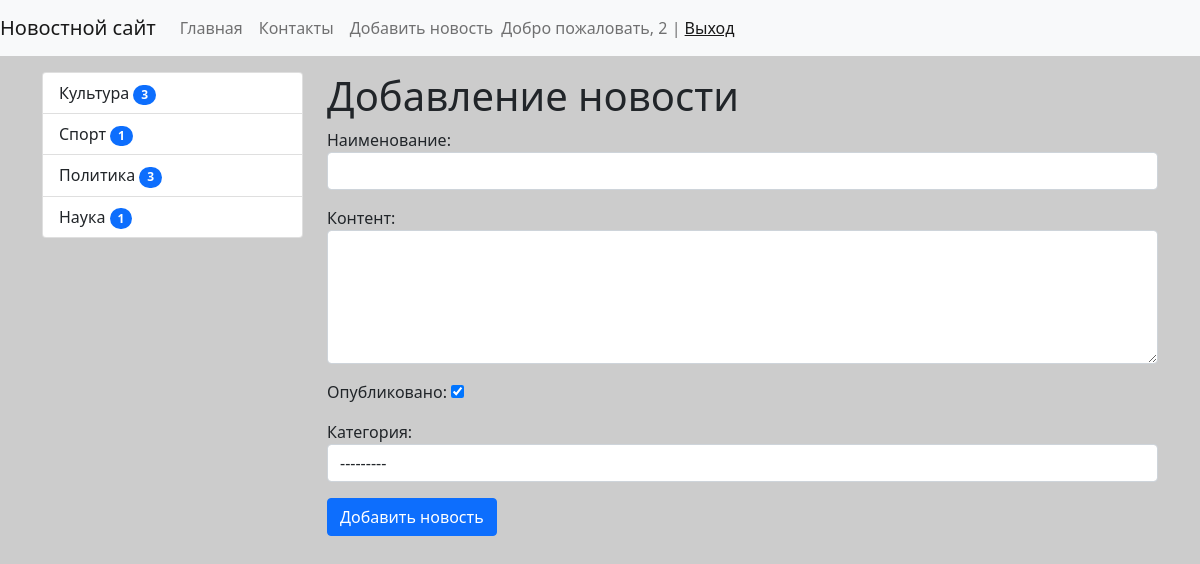
The app's page /news/add-news/ (signed in) with its own data.
### news/models.py (models this page shows)
class Category(models.Model):
    title = models.CharField(max_length=150, db_index=True, verbose_name='Наименование категории')
    def get_absolute_url(self):
        return reverse('category', kwargs={"category_id": self.pk})
    def __str__(self):
        return self.title
    class Meta:
        verbose_name = 'Категория'
        verbose_name_plural = 'Категории'
        ordering = ['title']

### news/views.py (the view)
# urls.py: path('news/add-news/', CreateNews.as_view(), name='add_news'),
class CreateNews(LoginRequiredMixin, CreateView):
    form_class = NewsForm
    template_name = 'news/add_news.html'
    success_url = reverse_lazy('home')
    login_url = '/admin/'

### news/forms.py (shortened to what this page needs)
class NewsForm(forms.ModelForm):
    class Meta:
        model = News
        fields = ['title', 'content', 'is_published', 'category']
        widgets = {
            'title': forms.TextInput(attrs={'class': 'form-control'}),
            'content': forms.Textarea(attrs={'class': 'form-control', 'rows': 5}),
            'category': forms.Select(attrs={'class': 'form-control'}),
        }

### news/templatetags/news_tags.py (called while the page is built)
@register.inclusion_tag('news/list_categories.html')
def show_categories(arg1='Hello', arg2='world'):
    categories = Category.objects.annotate(cnt=Count('news', filter=F('news__is_published'))).filter(cnt__gt=0)
    return {"categories": categories, "arg1": arg1, "arg2": arg2}

### news/templates/news/add_news.html (shortened to what this page needs)
{% extends 'base.html' %}
{% block sidebar %}
{% include 'inc/_sidebar.html' %}
{% endblock %}
{% block content %}
<h1> Добавление новости </h1>
<form action="{% url 'add_news' %}" method="post">
    {{ form.as_p}}
    <button type="submit" class="btn btn-primary btn-block"> Добавить новость </button>
</form>
{% endblock %}

### templates/inc/_nav.html (shortened to what this page needs)
<nav class="navbar navbar-expand-lg navbar-light bg-light">
    <a class="navbar-brand" href="{% url 'home' %}">Новостной сайт</a>
    <div class="collapse navbar-collapse" id="navbarSupportedContent">
        <ul class="navbar-nav mr-auto">
            <li class="nav-item"><a class="nav-link" href="{% url 'home' %}">Главная</a></li>
            <li class="nav-item"><a class="nav-link" href="{% url 'contact' %}">Контакты</a></li>
            {% if request.user.is_authenticated %}
            <li class="nav-item"><a class="nav-link" href="{% url 'add_news' %}">Добавить новость</a></li>
            {% endif%}
        </ul>
        <span class="navbar-text">
            {% if request.user.is_authenticated %}
            Добро пожаловать, {{user.username}} | <a href="{% url 'logout' %}">Выход</a>
            {% else %}
            <a href="{% url 'register' %}"> Register </a> | <a href="{% url 'login' %}">Login</a>
            {% endif %}
        </span>
    </div>
</nav>

### news/templates/news/list_categories.html
<div class="list-group">
    {% for item in categories %}
    <a href="{{item.get_absolute_url}}" class="list-group-item list-group-item-action">{{ item.title }}
        <span class="badge bg-primary rounded-pill">{{item.cnt}}</span></a>
    {% endfor %}
</div>

### records on screen
Category: title "Культура", cnt "3"
Category: title "Спорт", cnt "1"
Category: title "Политика", cnt "3"
Category: title "Наука", cnt "1"

### other values on screen
{{ user.username }} "2"
